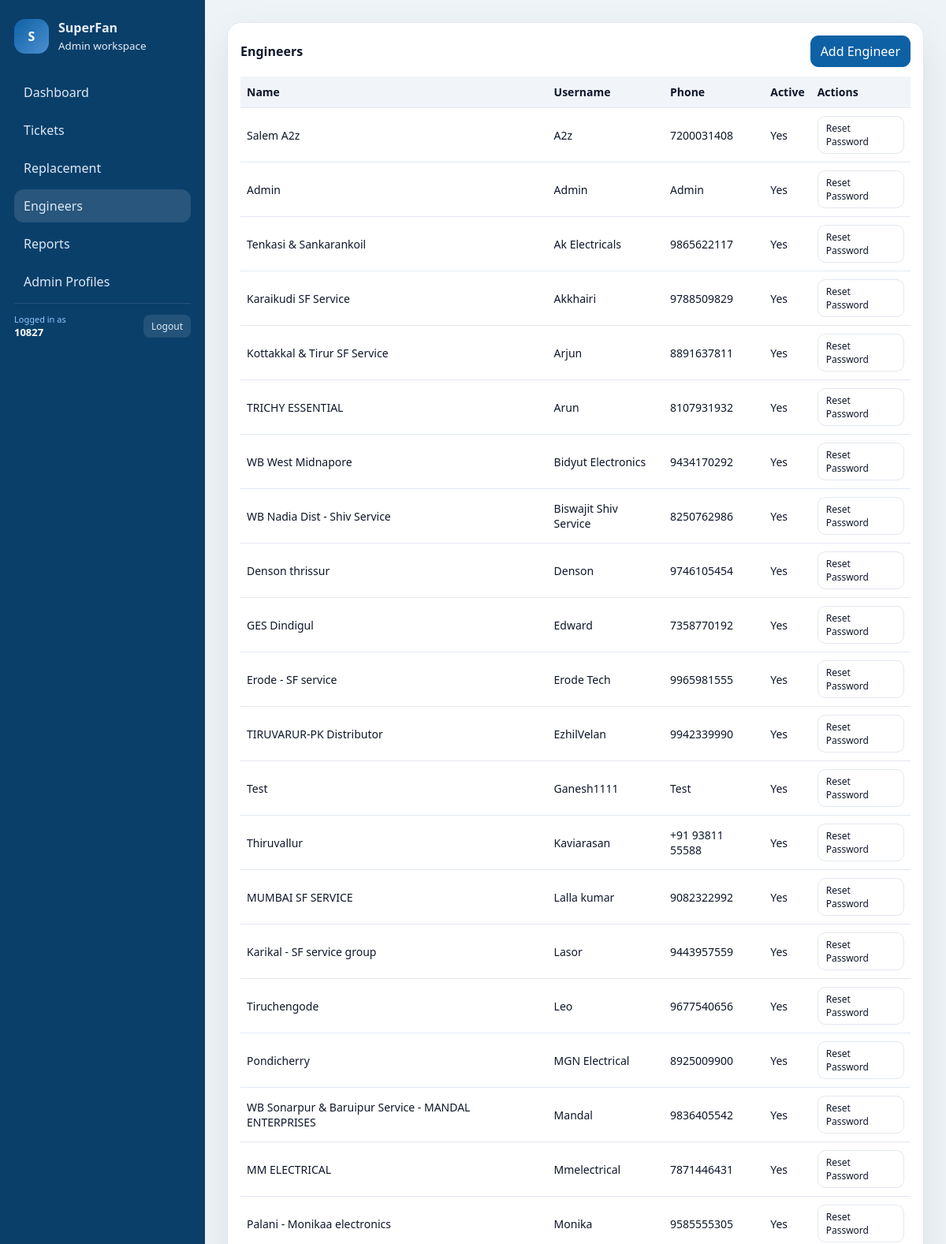
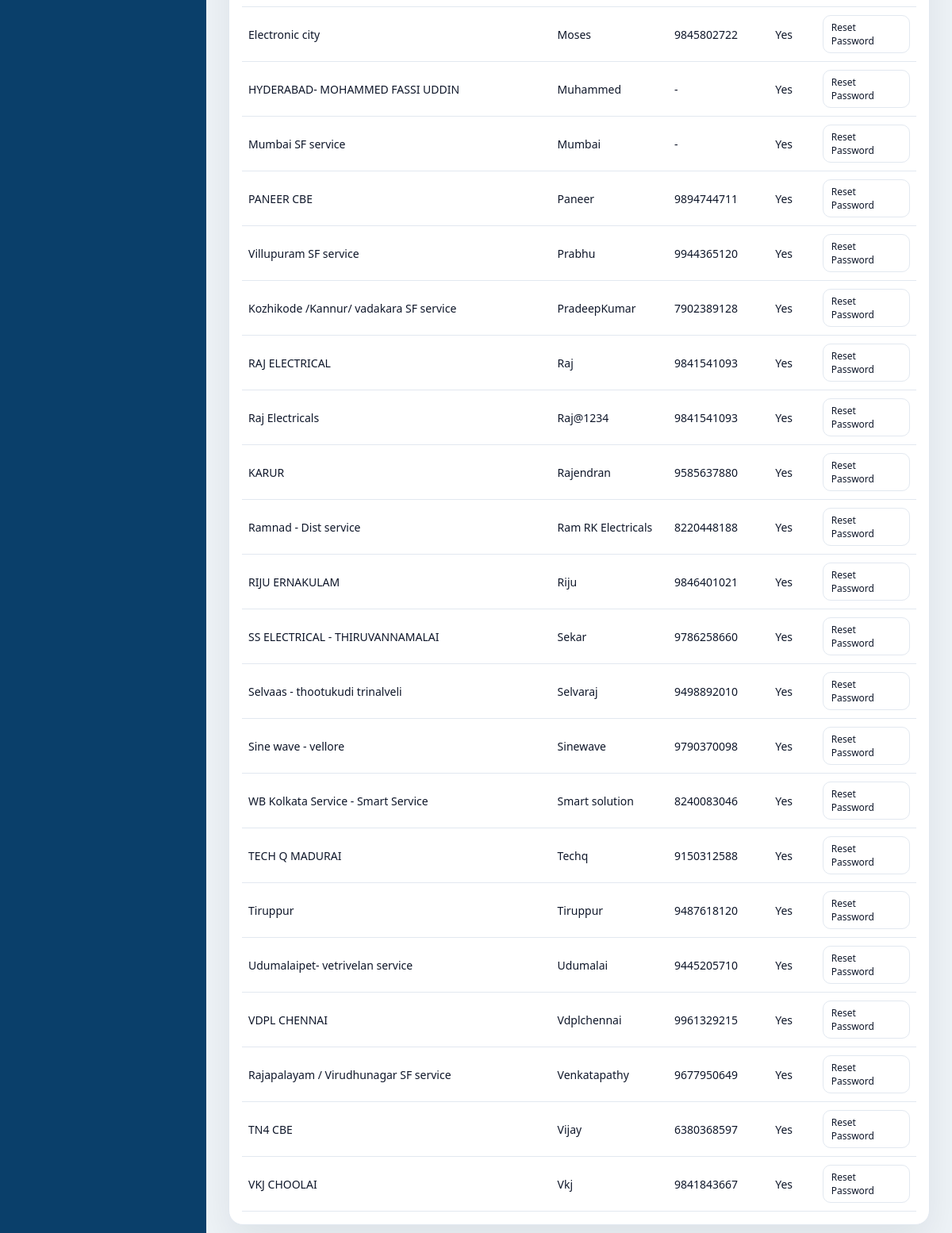
Page /panel/engineers/ (signed in) on the committed database (2 pictures, top to bottom).
### core/models.py (models this page shows, shortened)
class EngineerProfile(models.Model):
    user = models.OneToOneField(settings.AUTH_USER_MODEL, on_delete=models.CASCADE, related_name='engineer_profile')
    phone = models.CharField(max_length=30, blank=True)
    active = models.BooleanField(default=True)

### core/panel_views.py (the view)
# urls.py: path("engineers/", panel_views.panel_engineers, name="panel_engineers"),
@login_required(login_url="/panel/login/")
def panel_engineers(request):
    if not request.user.is_staff:
        return redirect("panel:panel_login")
    engineers = EngineerProfile.objects.select_related("user").order_by("user__username")
    return render(
        request,
        "panel/engineers.html",
        {
            "engineers": engineers,
            "page_title": "Engineers",
        },
    )

### support_backend/template_flags.py (called while the page is built)
def panel_flags(request):
    return {
        "PANEL_SHOW_FILTERS": getattr(settings, "PANEL_SHOW_FILTERS", True),
        "PANEL_SHOW_ENGINEER_ADD": getattr(settings, "PANEL_SHOW_ENGINEER_ADD", True),
        "PANEL_SHOW_ADMIN_LINK": getattr(settings, "PANEL_SHOW_ADMIN_LINK", True),
        "PANEL_SHOW_LISTS": getattr(settings, "PANEL_SHOW_LISTS", True),
    }

### templates/panel/engineers.html
{% extends "panel/base.html" %}
{% block content %}
  <div class="card">
    <div style="display:flex;align-items:center;justify-content:space-between;">
      <strong>Engineers</strong>
      {% if PANEL_SHOW_ENGINEER_ADD %}
        <a class="btn primary" href="/panel/engineers/new/">Add Engineer</a>
      {% endif %}
    </div>
    <div style="margin-top:12px;overflow:auto;">
      <table class="table">
        <thead>
          <tr>
            <th>Name</th>
            <th>Username</th>
            <th>Phone</th>
            <th>Active</th>
            <th>Actions</th>
          </tr>
        </thead>
        <tbody>
          {% for e in engineers %}
            <tr>
              <td>{{ e.user.get_full_name|default:e.user.username|capfirst }}</td>
              <td>{{ e.user.username }}</td>
              <td>{{ e.phone|default:"-" }}</td>
              <td>{% if e.active %}Yes{% else %}No{% endif %}</td>
              <td>
                {% if request.user.is_staff or request.user.is_superuser %}
                  <a href="{% url 'panel:panel_engineer_password_reset' e.id %}" class="btn btn-sm btn-outline-primary">Reset Password</a>
                {% endif %}
              </td>
            </tr>
          {% empty %}
            <tr><td colspan="6" class="muted">No engineers found.</td></tr>
          {% endfor %}
        </tbody>
      </table>
    </div>
  </div>
{% endblock %}

### templates/panel/base.html (shortened to what this page needs)
{% load static %}
<!DOCTYPE html>
<html lang="en">
  <head>
  </head>
  <body>
    <div class="shell">
      <aside class="sidebar">
        <div class="brand">
          <div class="brand-badge">S</div>
          <div>
            <div style="font-weight:700;">SuperFan</div>
            <small>Admin workspace</small>
          </div>
        </div>
        <nav class="nav">
          <a href="/panel/" class="{% if page_title == 'Dashboard' %}active{% endif %}">Dashboard</a>
          <a href="/panel/tickets/" class="{% if page_title == 'Tickets' %}active{% endif %}">Tickets</a>
          <a href="/panel/replacements/" class="{% if page_title == 'Replacement' %}active{% endif %}">Replacement</a>
          <a href="/panel/engineers/" class="{% if page_title == 'Engineers' %}active{% endif %}">Engineers</a>
          <a href="/panel/reports/" class="{% if page_title == 'Reports' %}active{% endif %}">Reports</a>
          <a href="/panel/admins/" class="{% if page_title == 'Admin Profiles' %}active{% endif %}">Admin Profiles</a>
          <div style="margin-top:auto;padding-top:12px;border-top:1px solid rgba(255,255,255,0.1);display:flex;align-items:center;justify-content:space-between;gap:8px;">
            <div>
              <div style="font-size:11px;color:#93c5fd;">Logged in as</div>
              <div style="font-weight:600;color:white;font-size:13px;">{{ user.get_full_name|default:user.username }}</div>
            </div>
            <a href="/panel/logout/" onclick="document.getElementById('logout-modal').style.display='flex';return false;" style="padding:6px 10px;background:rgba(255,255,255,0.1);border-radius:8px;color:#dde9f5;font-size:12px;">Logout</a>
          </div>
        </nav>
      </aside>
      <main class="content">
        {% block content %}{% endblock %}
      </main>
    </div>
  </body>
</html>

### templates/panel/base.html (style rules this page uses)
:root { --bg: #eef3f7; --surface: #ffffff; --muted: #64748b; --ink: #0f172a; --accent: #0e61a5; --accent-2: #4c8fd0; --border: #e2e8f0; --shadow: 0 20px 50px rgba(15, 23, 42, 0.08); }
* { box-sizing: border-box; }
body { margin: 0; font-family: "Segoe UI", system-ui, -apple-system, sans-serif; background: var(--bg); color: var(--ink); overflow: hidden; }
.shell { display: grid; grid-template-columns: 260px 1fr; height: 100vh; }
.sidebar { background: #0a3f6a; color: #e6eef7; padding: 24px 18px; overflow-y: auto; }
.brand { display: flex; align-items: center; gap: 12px; margin-bottom: 28px; }
.brand-badge { width: 44px; height: 44px; border-radius: 14px; background: linear-gradient(135deg, #0e61a5, #4c8fd0); display: grid; place-items: center; color: white; font-weight: 700; }
.nav { display: grid; gap: 6px; }
.nav a { color: #dde9f5; text-decoration: none; padding: 10px 12px; border-radius: 12px; display: flex; align-items: center; gap: 8px; }
.nav a.active, .nav a:hover { background: rgba(255,255,255,0.12); }
.content { padding: 28px; overflow-y: auto; }
.card { background: var(--surface); border: 1px solid var(--border); border-radius: 18px; padding: 16px; box-shadow: var(--shadow); }
.table .btn { padding: 6px 10px; font-size: 12px; }
.table { width: 100%; border-collapse: collapse; font-size: 14px; }
.table th, .table td { padding: 10px 8px; border-bottom: 1px solid var(--border); text-align: left; }
.table th { color: #0f172a; font-weight: 700; background: #f1f5f9; }
.btn { display: inline-flex; align-items: center; gap: 6px; padding: 8px 12px; border-radius: 10px; border: 1px solid var(--border); text-decoration: none; color: var(--ink); background: white; }
.btn.primary { background: var(--accent); color: white; border-color: var(--accent); }

### rows in the picture
EngineerProfile: user.get_full_name "Salem A2z", user.username "A2z", phone "7200031408", active "Yes"
EngineerProfile: user.get_full_name "Admin", user.username "Admin", phone "Admin", active "Yes"
EngineerProfile: user.get_full_name "Tenkasi & Sankarankoil", user.username "Ak Electricals", phone "9865622117", active "Yes"
EngineerProfile: user.get_full_name "Karaikudi SF Service", user.username "Akkhairi", phone "9788509829", active "Yes"
EngineerProfile: user.get_full_name "Kottakkal & Tirur SF Service", user.username "Arjun", phone "8891637811", active "Yes"
EngineerProfile: user.get_full_name "TRICHY ESSENTIAL", user.username "Arun", phone "8107931932", active "Yes"
EngineerProfile: user.get_full_name "WB West Midnapore", user.username "Bidyut Electronics", phone "9434170292", active "Yes"
EngineerProfile: user.get_full_name "WB Nadia Dist - Shiv Service", user.username "Biswajit Shiv Service", phone "8250762986", active "Yes"
EngineerProfile: user.get_full_name "Denson thrissur", user.username "Denson", phone "9746105454", active "Yes"
EngineerProfile: user.get_full_name "GES Dindigul", user.username "Edward", phone "7358770192", active "Yes"
EngineerProfile: user.get_full_name "Erode - SF service", user.username "Erode Tech", phone "9965981555", active "Yes"
EngineerProfile: user.get_full_name "TIRUVARUR-PK Distributor", user.username "EzhilVelan", phone "9942339990", active "Yes"
EngineerProfile: user.get_full_name "Test", user.username "Ganesh1111", phone "Test", active "Yes"
EngineerProfile: user.get_full_name "Thiruvallur", user.username "Kaviarasan", phone "+91 93811 55588", active "Yes"
EngineerProfile: user.get_full_name "MUMBAI SF SERVICE", user.username "Lalla kumar", phone "9082322992", active "Yes"
EngineerProfile: user.get_full_name "Karikal - SF service group", user.username "Lasor", phone "9443957559", active "Yes"
EngineerProfile: user.get_full_name "Tiruchengode", user.username "Leo", phone "9677540656", active "Yes"
EngineerProfile: user.get_full_name "Pondicherry", user.username "MGN Electrical", phone "8925009900", active "Yes"
EngineerProfile: user.get_full_name "WB Sonarpur & Baruipur Service - MANDAL ENTERPRISES", user.username "Mandal", phone "9836405542", active "Yes"
EngineerProfile: user.get_full_name "MM ELECTRICAL", user.username "Mmelectrical", phone "7871446431", active "Yes"
EngineerProfile: user.get_full_name "Palani - Monikaa electronics", user.username "Monika", phone "9585555305", active "Yes"
EngineerProfile: user.get_full_name "Electronic city", user.username "Moses", phone "9845802722", active "Yes"
EngineerProfile: user.get_full_name "HYDERABAD- MOHAMMED FASSI UDDIN", user.username "Muhammed", phone "-", active "Yes"
EngineerProfile: user.get_full_name "Mumbai SF service", user.username "Mumbai", phone "-", active "Yes"
EngineerProfile: user.get_full_name "PANEER CBE", user.username "Paneer", phone "9894744711", active "Yes"
EngineerProfile: user.get_full_name "Villupuram SF service", user.username "Prabhu", phone "9944365120", active "Yes"
EngineerProfile: user.get_full_name "Kozhikode /Kannur/ vadakara SF service", user.username "PradeepKumar", phone "7902389128", active "Yes"
EngineerProfile: user.get_full_name "RAJ ELECTRICAL", user.username "Raj", phone "9841541093", active "Yes"
EngineerProfile: user.get_full_name "Raj Electricals", user.username "Raj@1234", phone "9841541093", active "Yes"
EngineerProfile: user.get_full_name "KARUR", user.username "Rajendran", phone "9585637880", active "Yes"
EngineerProfile: user.get_full_name "Ramnad - Dist service", user.username "Ram RK Electricals", phone "8220448188", active "Yes"
EngineerProfile: user.get_full_name "RIJU ERNAKULAM", user.username "Riju", phone "9846401021", active "Yes"
EngineerProfile: user.get_full_name "SS ELECTRICAL - THIRUVANNAMALAI", user.username "Sekar", phone "9786258660", active "Yes"
EngineerProfile: user.get_full_name "Selvaas - thootukudi trinalveli", user.username "Selvaraj", phone "9498892010", active "Yes"
EngineerProfile: user.get_full_name "Sine wave - vellore", user.username "Sinewave", phone "9790370098", active "Yes"
EngineerProfile: user.get_full_name "WB Kolkata Service - Smart Service", user.username "Smart solution", phone "8240083046", active "Yes"
EngineerProfile: user.get_full_name "TECH Q MADURAI", user.username "Techq", phone "9150312588", active "Yes"
EngineerProfile: user.get_full_name "Tiruppur", user.username "Tiruppur", phone "9487618120", active "Yes"
EngineerProfile: user.get_full_name "Udumalaipet- vetrivelan service", user.username "Udumalai", phone "9445205710", active "Yes"
EngineerProfile: user.get_full_name "VDPL CHENNAI", user.username "Vdplchennai", phone "9961329215", active "Yes"
EngineerProfile: user.get_full_name "Rajapalayam / Virudhunagar SF service", user.username "Venkatapathy", phone "9677950649", active "Yes"
EngineerProfile: user.get_full_name "TN4 CBE", user.username "Vijay", phone "6380368597", active "Yes"
EngineerProfile: user.get_full_name "VKJ CHOOLAI", user.username "Vkj", phone "9841843667", active "Yes"

### other values in the picture
{{ user.get_full_name|default:user.username }} "10827"
